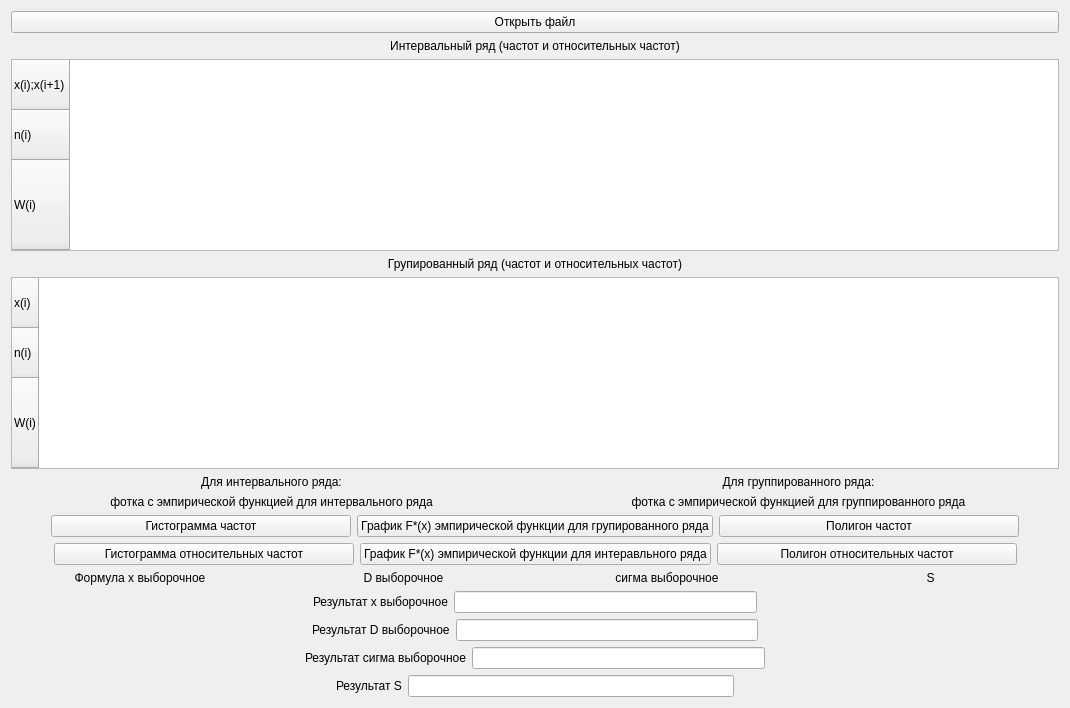
      <widget class="QWidget" name="page_3">
       <layout class="QGridLayout" name="gridLayout_4">
        <item row="1" column="0">
         <layout class="QVBoxLayout" name="verticalLayout_42">
          <item>
           <widget class="QLabel" name="label_65">
            <property name="layoutDirection">
             <enum>Qt::LeftToRight</enum>
            </property>
            <property name="text">
             <string>Интервальный ряд (частот и относительных частот)</string>
            </property>
            <property name="alignment">
             <set>Qt::AlignCenter</set>
            </property>
           </widget>
          </item>
          <item>
           <widget class="QTableWidget" name="intervalRow3">
            <property name="sizePolicy">
             <sizepolicy hsizetype="Minimum" vsizetype="Maximum">
              <horstretch>0</horstretch>
              <verstretch>0</verstretch>
             </sizepolicy>
            </property>
            <property name="minimumSize">
             <size>
              <width>0</width>
              <height>0</height>
             </size>
            </property>
            <property name="maximumSize">
             <size>
              <width>16777215</width>
              <height>16777215</height>
             </size>
            </property>
            <property name="verticalScrollBarPolicy">
             <enum>Qt::ScrollBarAlwaysOff</enum>
            </property>
            <property name="horizontalScrollBarPolicy">
             <enum>Qt::ScrollBarAsNeeded</enum>
            </property>
            <property name="editTriggers">
             <set>QAbstractItemView::NoEditTriggers</set>
            </property>
            <property name="gridStyle">
             <enum>Qt::SolidLine</enum>
            </property>
            <property name="sortingEnabled">
             <bool>false</bool>
            </property>
            <property name="wordWrap">
             <bool>true</bool>
            </property>
            <property name="cornerButtonEnabled">
             <bool>false</bool>
            </property>
            <property name="columnCount">
             <number>0</number>
            </property>
            <attribute name="horizontalHeaderVisible">
             <bool>false</bool>
            </attribute>
            <attribute name="horizontalHeaderCascadingSectionResizes">
             <bool>false</bool>
            </attribute>
            <attribute name="horizontalHeaderMinimumSectionSize">
             <number>20</number>
            </attribute>
            <attribute name="horizontalHeaderDefaultSectionSize">
             <number>80</number>
            </attribute>
            <attribute name="horizontalHeaderHighlightSections">
             <bool>true</bool>
            </attribute>
            <attribute name="verticalHeaderVisible">
             <bool>true</bool>
            </attribute>
            <attribute name="verticalHeaderDefaultSectionSize">
             <number>50</number>
            </attribute>
            <attribute name="verticalHeaderStretchLastSection">
             <bool>true</bool>
            </attribute>
            <row>
             <property name="text">
              <string>x(i);x(i+1)</string>
             </property>
            </row>
            <row>
             <property name="text">
              <string>n(i)</string>
             </property>
            </row>
            <row>
             <property name="text">
              <string>W(i)</string>
             </property>
            </row>
           </widget>
          </item>
         </layout>
        </item>
        <item row="2" column="0">
         <layout class="QVBoxLayout" name="verticalLayout_41">
          <item>
           <widget class="QLabel" name="label_64">
            <property name="layoutDirection">
             <enum>Qt::LeftToRight</enum>
            </property>
            <property name="text">
             <string>Групированный ряд (частот и относительных частот)</string>
            </property>
            <property name="alignment">
             <set>Qt::AlignCenter</set>
            </property>
           </widget>
          </item>
          <item>
           <widget class="QTableWidget" name="groupRow3">
            <property name="sizePolicy">
             <sizepolicy hsizetype="Minimum" vsizetype="Maximum">
              <horstretch>0</horstretch>
              <verstretch>0</verstretch>
             </sizepolicy>
            </property>
            <property name="minimumSize">
             <size>
              <width>0</width>
              <height>0</height>
             </size>
            </property>
            <property name="maximumSize">
             <size>
              <width>16777215</width>
              <height>16777215</height>
             </size>
            </property>
            <property name="verticalScrollBarPolicy">
             <enum>Qt::ScrollBarAlwaysOff</enum>
            </property>
            <property name="horizontalScrollBarPolicy">
             <enum>Qt::ScrollBarAsNeeded</enum>
            </property>
            <property name="editTriggers">
             <set>QAbstractItemView::NoEditTriggers</set>
            </property>
            <property name="gridStyle">
             <enum>Qt::SolidLine</enum>
            </property>
            <property name="sortingEnabled">
             <bool>false</bool>
            </property>
            <property name="wordWrap">
             <bool>true</bool>
            </property>
            <property name="cornerButtonEnabled">
             <bool>false</bool>
            </property>
            <property name="columnCount">
             <number>0</number>
            </property>
            <attribute name="horizontalHeaderVisible">
             <bool>false</bool>
            </attribute>
            <attribute name="horizontalHeaderCascadingSectionResizes">
             <bool>false</bool>
            </attribute>
            <attribute name="horizontalHeaderMinimumSectionSize">
             <number>20</number>
            </attribute>
            <attribute name="horizontalHeaderDefaultSectionSize">
             <number>50</number>
            </attribute>
            <attribute name="horizontalHeaderHighlightSections">
             <bool>true</bool>
            </attribute>
            <attribute name="verticalHeaderVisible">
             <bool>true</bool>
            </attribute>
            <attribute name="verticalHeaderDefaultSectionSize">
             <number>50</number>
            </attribute>
            <attribute name="verticalHeaderStretchLastSection">
             <bool>true</bool>
            </attribute>
            <row>
             <property name="text">
              <string>x(i)</string>
             </property>
            </row>
            <row>
             <property name="text">
              <string>n(i)</string>
             </property>
            </row>
            <row>
             <property name="text">
              <string>W(i)</string>
             </property>
            </row>
           </widget>
          </item>
         </layout>
        </item>
        <item row="6" column="0">
         <layout class="QHBoxLayout" name="polygonLayout_2">
          <item>
           <spacer name="horizontalSpacer_51">
            <property name="orientation">
             <enum>Qt::Horizontal</enum>
            </property>
            <property name="sizeHint" stdset="0">
             <size>
              <width>40</width>
              <height>20</height>
             </size>
            </property>
           </spacer>
          </item>
          <item>
           <widget class="QPushButton" name="relativeFrequencyHistogramBtn_3">
            <property name="minimumSize">
             <size>
              <width>300</width>
              <height>0</height>
             </size>
            </property>
            <property name="maximumSize">
             <size>
              <width>300</width>
              <height>16777215</height>
             </size>
            </property>
            <property name="text">
             <string>Гистограмма относительных частот</string>
            </property>
           </widget>
          </item>
          <item>
           <widget class="QPushButton" name="empiricalIntervalFunctionBtn_3">
            <property name="text">
             <string>График F*(x) эмпирической функции для интеравльного ряда</string>
            </property>
           </widget>
          </item>
          <item>
           <widget class="QPushButton" name="relativeFrequencyPolygonBtn_3">
            <property name="minimumSize">
             <size>
              <width>300</width>
              <height>0</height>
             </size>
            </property>
            <property name="maximumSize">
             <size>
              <width>300</width>
              <height>16777215</height>
             </size>
            </property>
            <property name="text">
             <string>Полигон относительных частот</string>
            </property>
           </widget>
          </item>
          <item>
           <spacer name="horizontalSpacer_52">
            <property name="orientation">
             <enum>Qt::Horizontal</enum>
            </property>
            <property name="sizeType">
             <enum>QSizePolicy::Expanding</enum>
            </property>
            <property name="sizeHint" stdset="0">
             <size>
              <width>40</width>
              <height>20</height>
             </size>
            </property>
           </spacer>
          </item>
         </layout>
        </item>
        <item row="4" column="0">
         <layout class="QHBoxLayout" name="horizontalLayout_9">
          <item>
           <widget class="QLabel" name="empiricalIntervalLatex_3">
            <property name="text">
             <string>фотка с эмпирической функцией для интервального ряда</string>
            </property>
            <property name="alignment">
             <set>Qt::AlignCenter</set>
            </property>
           </widget>
          </item>
          <item>
           <widget class="QLabel" name="empiricalGroupLatex_3">
            <property name="text">
             <string>фотка с эмпирической функцией для группированного ряда</string>
            </property>
            <property name="alignment">
             <set>Qt::AlignCenter</set>
            </property>
           </widget>
          </item>
         </layout>
        </item>
        <item row="5" column="0">
         <layout class="QVBoxLayout" name="verticalLayout_39">
          <item>
           <layout class="QHBoxLayout" name="horizontalLayout_41">
            <item>
             <spacer name="horizontalSpacer_49">
              <property name="orientation">
               <enum>Qt::Horizontal</enum>
              </property>
              <property name="sizeHint" stdset="0">
               <size>
                <width>40</width>
                <height>20</height>
               </size>
              </property>
             </spacer>
            </item>
            <item>
             <widget class="QPushButton" name="frequencyHistogramBtn_3">
              <property name="minimumSize">
               <size>
                <width>300</width>
                <height>0</height>
               </size>
              </property>
              <property name="maximumSize">
               <size>
                <width>300</width>
                <height>16777215</height>
               </size>
              </property>
              <property name="text">
               <string>Гистограмма частот</string>
              </property>
             </widget>
            </item>
            <item>
             <widget class="QPushButton" name="empiricalGroupFunctionBtn_3">
              <property name="text">
               <string>График F*(x) эмпирической функции для групированного ряда</string>
              </property>
             </widget>
            </item>
            <item>
             <widget class="QPushButton" name="frequencyPolygonBtn_3">
              <property name="minimumSize">
               <size>
                <width>300</width>
                <height>0</height>
               </size>
              </property>
              <property name="maximumSize">
               <size>
                <width>300</width>
                <height>16777215</height>
               </size>
              </property>
              <property name="text">
               <string>Полигон частот</string>
              </property>
             </widget>
            </item>
            <item>
             <spacer name="horizontalSpacer_50">
              <property name="orientation">
               <enum>Qt::Horizontal</enum>
              </property>
              <property name="sizeHint" stdset="0">
               <size>
                <width>40</width>
                <height>20</height>
               </size>
              </property>
             </spacer>
            </item>
           </layout>
          </item>
         </layout>
        </item>
        <item row="0" column="0">
         <layout class="QVBoxLayout" name="verticalLayout_37">
          <item>
           <widget class="QPushButton" name="openFileBtn_3">
            <property name="text">
             <string>Открыть файл</string>
            </property>
           </widget>
          </item>
         </layout>
        </item>
        <item row="7" column="0">
         <layout class="QHBoxLayout" name="horizontalLayout_36">
          <item>
           <widget class="QLabel" name="formulaX_3">
            <property name="text">
             <string>Формула x выборочное</string>
            </property>
            <property name="alignment">
             <set>Qt::AlignCenter</set>
            </property>
           </widget>
          </item>
          <item>
           <widget class="QLabel" name="formulaD_3">
            <property name="text">
             <string>D выборочное</string>
            </property>
            <property name="alignment">
             <set>Qt::AlignCenter</set>
            </property>
           </widget>
          </item>
          <item>
           <widget class="QLabel" name="formulaSigma_3">
            <property name="text">
             <string>сигма выборочное</string>
            </property>
            <property name="alignment">
             <set>Qt::AlignCenter</set>
            </property>
           </widget>
          </item>
          <item>
           <widget class="QLabel" name="formulaS_3">
            <property name="text">
             <string>S</string>
            </property>
            <property name="alignment">
             <set>Qt::AlignCenter</set>
            </property>
           </widget>
          </item>
         </layout>
        </item>
        <item row="8" column="0">
         <layout class="QVBoxLayout" name="verticalLayout_38">
          <item>
           <layout class="QHBoxLayout" name="horizontalLayout_37">
            <item>
             <spacer name="horizontalSpacer_41">
              <property name="orientation">
               <enum>Qt::Horizontal</enum>
              </property>
              <property name="sizeHint" stdset="0">
               <size>
                <width>40</width>
                <height>20</height>
               </size>
              </property>
             </spacer>
            </item>
            <item>
             <widget class="QLabel" name="label_57">
              <property name="text">
               <string>Результат х выборочное</string>
              </property>
             </widget>
            </item>
            <item>
             <widget class="QLineEdit" name="lineX_3">
              <property name="alignment">
               <set>Qt::AlignCenter</set>
              </property>
              <property name="readOnly">
               <bool>true</bool>
              </property>
             </widget>
            </item>
            <item>
             <spacer name="horizontalSpacer_42">
              <property name="orientation">
               <enum>Qt::Horizontal</enum>
              </property>
              <property name="sizeHint" stdset="0">
               <size>
                <width>40</width>
                <height>20</height>
               </size>
              </property>
             </spacer>
            </item>
           </layout>
          </item>
          <item>
           <layout class="QHBoxLayout" name="horizontalLayout_38">
            <item>
             <spacer name="horizontalSpacer_43">
              <property name="orientation">
               <enum>Qt::Horizontal</enum>
              </property>
              <property name="sizeHint" stdset="0">
               <size>
                <width>40</width>
                <height>20</height>
               </size>
              </property>
             </spacer>
            </item>
            <item>
             <widget class="QLabel" name="label_58">
              <property name="text">
               <string>Результат D выборочное</string>
              </property>
             </widget>
            </item>
            <item>
             <widget class="QLineEdit" name="lineD_3">
              <property name="alignment">
               <set>Qt::AlignCenter</set>
              </property>
              <property name="readOnly">
               <bool>true</bool>
              </property>
             </widget>
            </item>
            <item>
             <spacer name="horizontalSpacer_44">
              <property name="orientation">
               <enum>Qt::Horizontal</enum>
              </property>
              <property name="sizeHint" stdset="0">
               <size>
                <width>40</width>
                <height>20</height>
               </size>
              </property>
             </spacer>
            </item>
           </layout>
          </item>
          <item>
           <layout class="QHBoxLayout" name="horizontalLayout_39">
            <item>
             <spacer name="horizontalSpacer_45">
              <property name="orientation">
               <enum>Qt::Horizontal</enum>
              </property>
              <property name="sizeHint" stdset="0">
               <size>
                <width>40</width>
                <height>20</height>
               </size>
              </property>
             </spacer>
            </item>
            <item>
             <widget class="QLabel" name="label_59">
              <property name="text">
               <string>Результат сигма выборочное</string>
              </property>
             </widget>
            </item>
            <item>
             <widget class="QLineEdit" name="lineSigma_3">
              <property name="alignment">
               <set>Qt::AlignCenter</set>
              </property>
              <property name="readOnly">
               <bool>true</bool>
              </property>
             </widget>
            </item>
            <item>
             <spacer name="horizontalSpacer_46">
              <property name="orientation">
               <enum>Qt::Horizontal</enum>
              </property>
              <property name="sizeHint" stdset="0">
               <size>
                <width>40</width>
                <height>20</height>
               </size>
              </property>
             </spacer>
            </item>
           </layout>
          </item>
          <item>
           <layout class="QHBoxLayout" name="horizontalLayout_40">
            <item>
             <spacer name="horizontalSpacer_47">
              <property name="orientation">
               <enum>Qt::Horizontal</enum>
              </property>
              <property name="sizeHint" stdset="0">
               <size>
                <width>40</width>
                <height>20</height>
               </size>
              </property>
             </spacer>
            </item>
            <item>
             <widget class="QLabel" name="label_60">
              <property name="text">
               <string>Результат S</string>
              </property>
             </widget>
            </item>
            <item>
             <widget class="QLineEdit" name="lineS_3">
              <property name="text">
               <string/>
              </property>
              <property name="alignment">
               <set>Qt::AlignCenter</set>
              </property>
              <property name="readOnly">
               <bool>true</bool>
              </property>
             </widget>
            </item>
            <item>
             <spacer name="horizontalSpacer_48">
              <property name="orientation">
               <enum>Qt::Horizontal</enum>
              </property>
              <property name="sizeHint" stdset="0">
               <size>
                <width>40</width>
                <height>20</height>
               </size>
              </property>
             </spacer>
            </item>
           </layout>
          </item>
         </layout>
        </item>
        <item row="3" column="0">
         <layout class="QHBoxLayout" name="horizontalLayout_10">
          <item>
           <widget class="QLabel" name="label_14">
            <property name="text">
             <string>Для интервального ряда:</string>
            </property>
            <property name="alignment">
             <set>Qt::AlignCenter</set>
            </property>
           </widget>
          </item>
          <item>
           <widget class="QLabel" name="label_9">
            <property name="text">
             <string>Для группированного ряда:</string>
            </property>
            <property name="alignment">
             <set>Qt::AlignCenter</set>
            </property>
           </widget>
          </item>
         </layout>
        </item>
       </layout>
      </widget>
